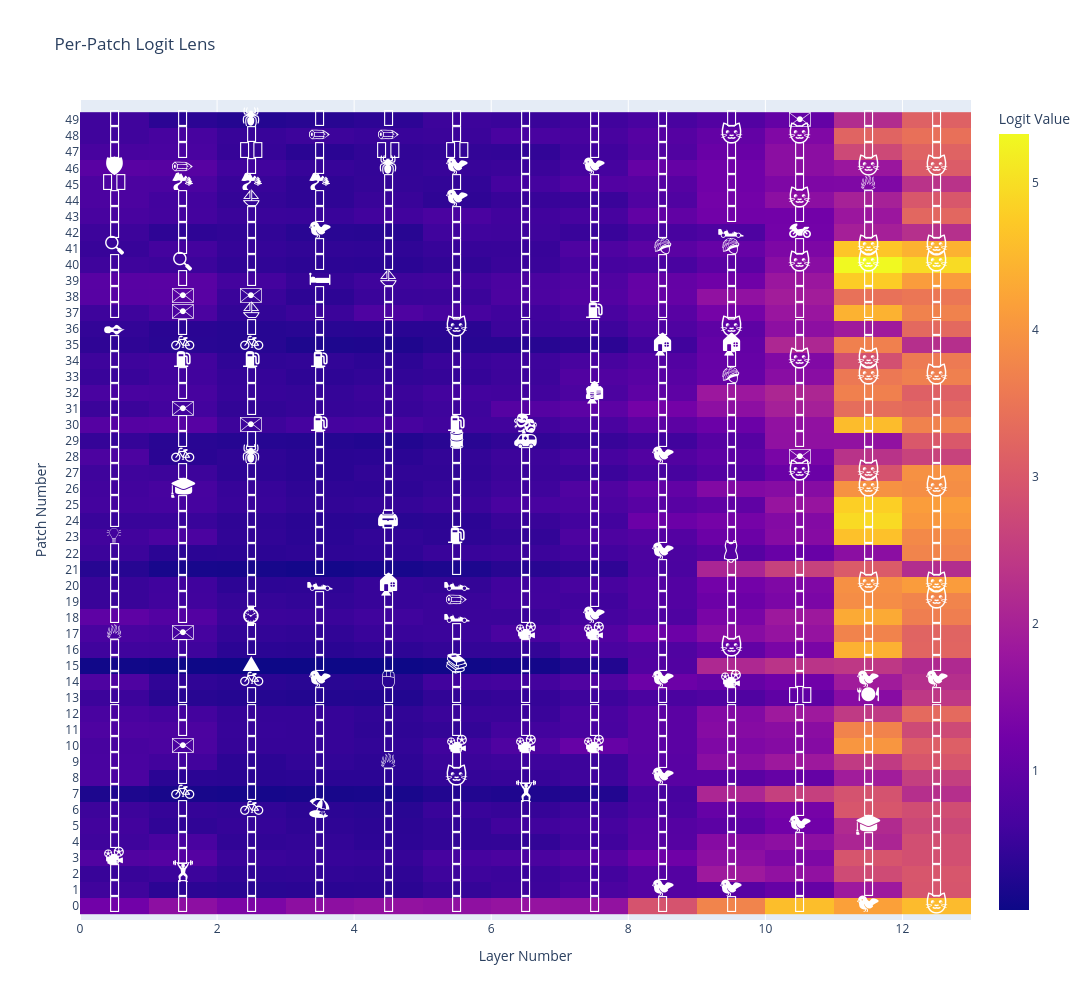

This figure's notebook cell:
### Markdown cell above
### Emoji logit lens
It'd be nice to have a clearer visual representation of what is happening. Let's get the predicted value for each patch for every layer of the net. This is equivalent to passing every layer's output into the classification head and seeing the prediction.

Hover over the emoji logit lens below to see the class name.

### Code cell
from vit_prisma.utils.data_utils.imagenet.imagenet_emoji import IMAGENET_EMOJI
from vit_prisma.visualization.patch_level_logit_lens import display_patch_logit_lens


patch_logit_directions = get_patch_logit_directions(cache, all_answers, incl_mid=False)

patch_dictionary = get_patch_logit_dictionary(patch_logit_directions, batch_idx=0)

display_patch_logit_lens(patch_dictionary, labels=layer_labels[::2], width=1300, height=1000, emoji_size=22)
